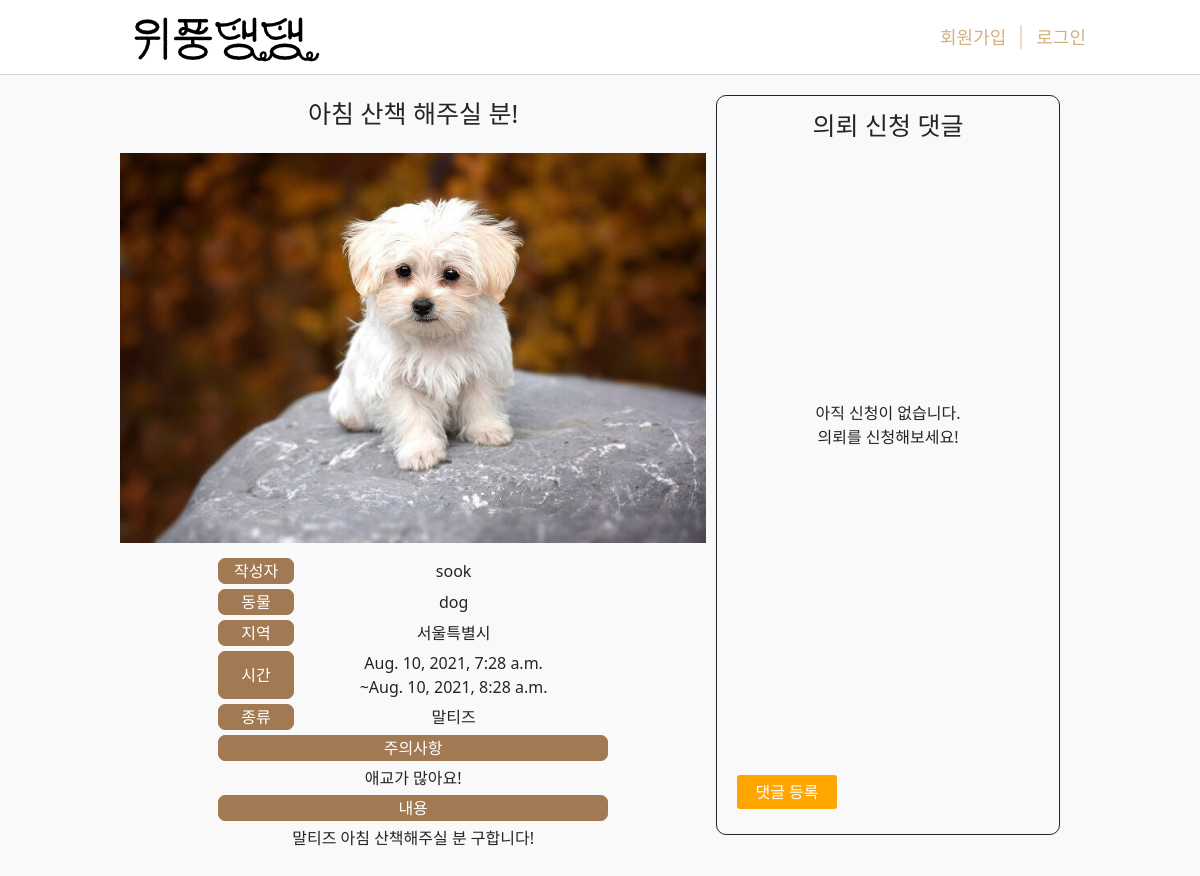
Page /community/jogging/4 on the earlier database version.
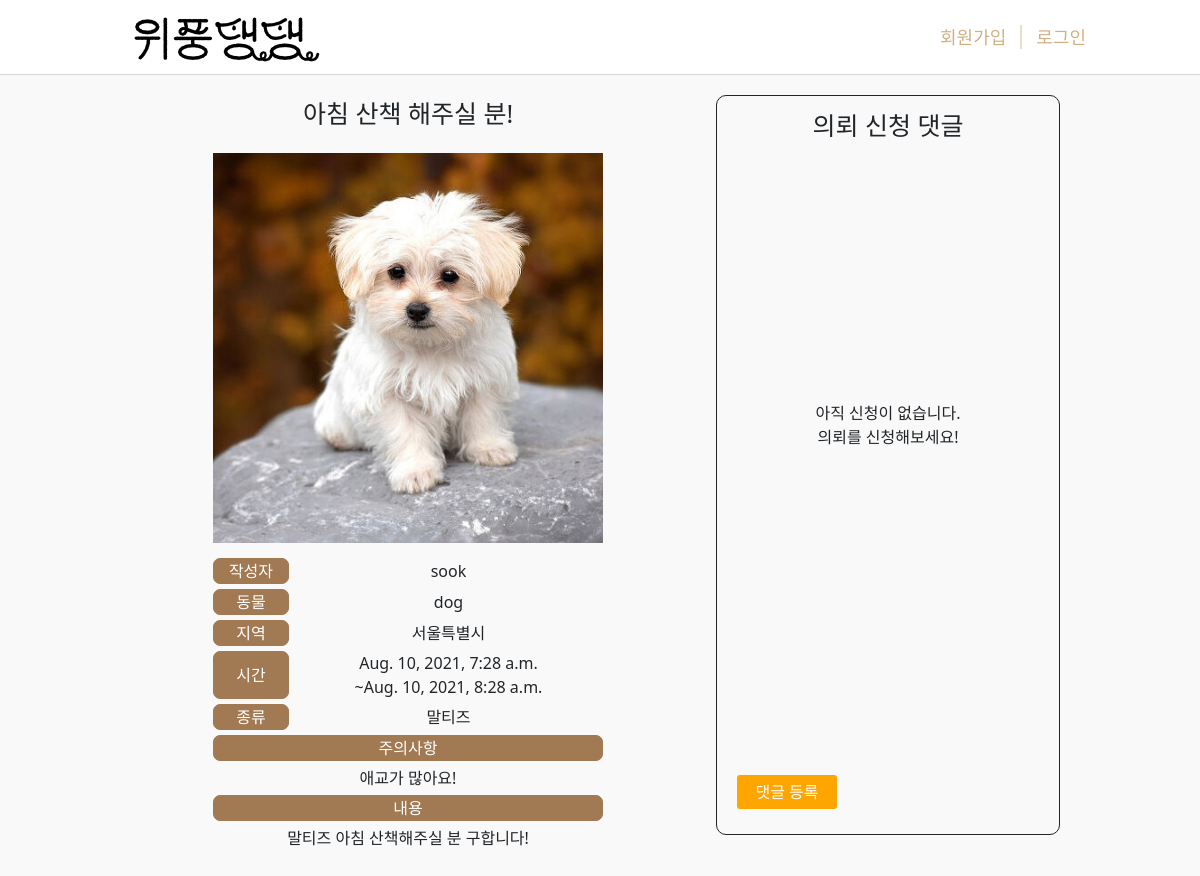
Same page on the later database version.
### community/models.py (models this page shows, shortened)
class newJogging(models.Model):
    author = models.ForeignKey(User, on_delete=models.CASCADE)
    animal_choices = [
        ('DOG', 'dog'),
        ('CAT', 'cat'),
        ('ETC', 'other')
    ]
    area_choices = [
        ('SE', '서울특별시'),
        ('GG', '경기도'),
        ('CH', '충청도'),
        ('GS', '경상도'),
        ('JL', '전라도'),
        ('GW', '강원도'),
        ('JJ', '제주도')
    ]
    animal_kind=models.CharField(max_length=3, choices=animal_choices)
    area=models.CharField(max_length=2, choices=area_choices)
    start_time=models.DateTimeField(default=now)
    end_time=models.DateTimeField(default=now)
    kind=models.CharField(max_length=50)
    caution=models.TextField(blank=True)
    price=models.IntegerField(blank=True)
    image=models.ImageField(upload_to="jogimages/", blank=True, null=True)
    title=models.CharField(max_length=100)
    content=models.TextField(blank=True)

### community/views.py (the view)
# urls.py: path('community/jogging/<int:jog_id>', community.views.detailJogging, name="detailJogging"),
def detailJogging(request, jog_id):
    joggingobject = get_object_or_404(newJogging, pk=jog_id)
    return render(request, 'community/detailJogging.html', {'joggingobject':joggingobject})\

### templates/community/detailJogging.html
{% extends 'base.html' %}
{% load static %}
{% block content %}
<div class="detail-page">
    <div class="detail">
        <div class="detail-title">{{joggingobject.title}}</div>
        <div class="detail-img">
            {% if joggingobject.image %}
            <img src="{{joggingobject.image.url}}" class="animal-image" width="300px">
           {% endif %}
        </div>
        <table>
            <tr>
                <td class="table-title">작성자</td>
                <td>{{joggingobject.author}}</td>
            </tr>
            <tr>
                <td class="table-title">동물</td>
                <td>{{joggingobject.get_animal_kind_display}}</td>
            </tr>
            <tr>
                <td class="table-title">지역</td>
                <td>{{joggingobject.get_area_display}}</td>
            </tr>
            <tr>
                <td class="table-title">시간</td>
                <td>{{joggingobject.start_time}}
                    <br>~{{joggingobject.end_time}}</td>
            </tr>
            <tr>
                <td class="table-title">종류</td>
                <td>{{joggingobject.kind}}</td>
            </tr>
            <tr>
                <td colspan="2" class="table-title">주의사항</td>
            </tr>
            <tr>
                <td colspan="2">{{joggingobject.caution}}</td>
            </tr>
            <tr>
                <td colspan="2" class="table-title">내용</td>
            </tr>
            <tr>
                <td colspan="2">{{joggingobject.content}}</td>
            </tr>
        </table>
    </div>
    <div class="comment-context">
        <div class="comment-title">
            의뢰 신청 댓글
        </div>
        <div class="comment">
            {% for comment in joggingobject.comments.all %}
            <div class="comment-layout">
                <div class="comment-author">{{comment.author}}</div>
                <div class="comment-comment">{{comment.comment}}</div>
            </div>
            {% empty %}
                <p>아직 신청이 없습니다. <br> 의뢰를 신청해보세요! </p>
            {% endfor %}
        </div>
        <a href="{% url 'commentJogging' joggingobject.id %}" class="comment-add-head" >댓글 등록</a>
    </div>
</div>
{% endblock %}

Differences in the rows shown:
changed newJogging "아침 산책 해주실 분!": image: a different picture
